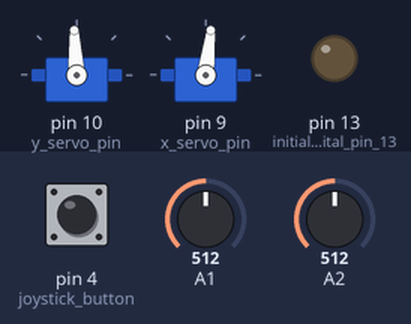
Bench run of a sketch on a simulated Arduino Uno, built with avr-gcc and run on an emulated ATmega328P. Shown: 2 × servo, output pins drawn as LEDs (lit = HIGH). The test bench sets the inputs (shaded band); at power-on: A2 = 512, pin 4 (joystick_button) LOW, A1 = 512.

Above: at 1.2 s.
1.3 s: A2 set to 784
2.8 s: A2 set to 813
At 4.0 s:
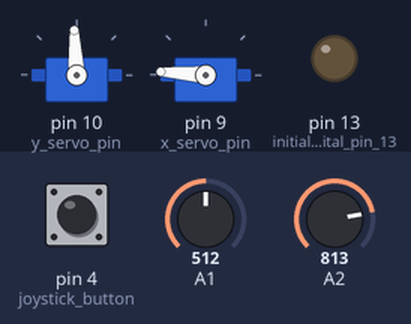
4.7 s: pin 4 (joystick_button) pulled HIGH for 3.2 s
At 5.1 s:
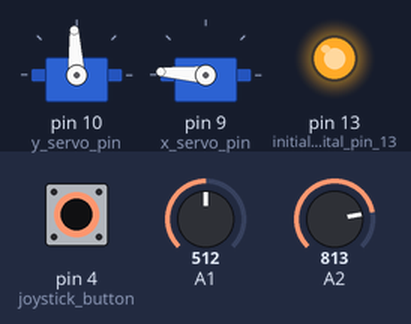
10.2 s: A2 set to 209
11.7 s: A2 set to 184
At 13.8 s:
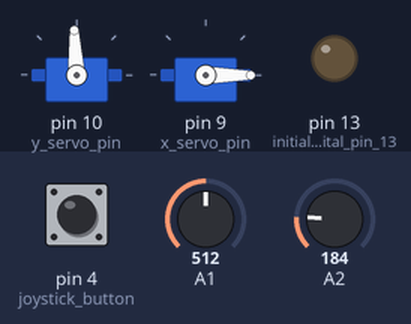
14.1 s: pin 4 (joystick_button) pulled HIGH for 0.15 s
At 14.7 s:
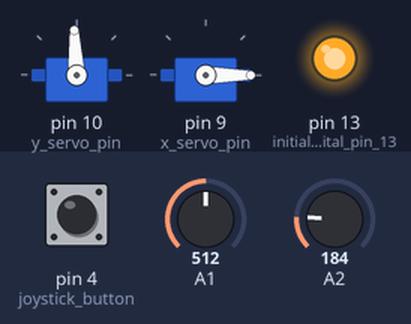
Timing chart, 0 to 17.1 s (numbered marks = the images above; inputs shaded):
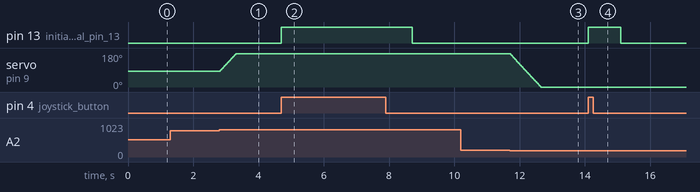

The sketch:

pan_tilt_180_plus_continuous.ino
```cpp
/*
 * Notes on GWS S35/STD countinuous rotation servo:
 *    send 93 for stop
 *    0 is fwd at full speed
 *    180 is backward at full speed
 *    use stop before changing direction
 * Notes on SG-5010 180 rotationa servo:
 *    range = [176, 0]
 *    okay mid with no buzz = 95, 85, 83
*/

#include <Servo.h>
  // global variables:
  const int x_servo_pin = 9, x_servo_min = 0, x_servo_max = 176, default_x_pos = 83;
  const int y_servo_pin = 10, c_servo_stop = 93;
  int x_pos = default_x_pos, y_pos = c_servo_stop;
  Servo x_servo, y_servo;
  const int joystick_button = 4; // digital pin 2 has a pushbutton attached to it

  bool check_button_press(int pin)
{
  int buttonState = digitalRead(pin); // read the input pin:
  //  Serial.println(buttonState); // print out the state of the button:
  return buttonState;
}

void blink(int pin)
{
  digitalWrite(pin, HIGH);   // turn the LED on (HIGH is the voltage level)
  delay(1000);              // wait for a second
  digitalWrite(pin, LOW);    // turn the LED off by making the voltage LOW
}

int which_way_to_turn() // 0 = do_nothing, 1 = right, 2 = left, 3 = up, 4 = down
{
    int x = analogRead(A2); // x axix range (0, 1023) default = 495  - myleft = 1023
    int y = analogRead(A1); // y axix range (0, 1023) default = 520  - mydown = 0

    if(x > 800)
      return 2; // left
    else if (x < 200)
      return 1;
    else if (y > 800)
      return 3;
    else if (y < 200)
      return 4; // down
    else
      return 0;
}
void set_servo_x_position(Servo& x_servo, int& pos, const int joystick_in)
{
  const int turning_speed = 1;
  if(joystick_in == 2) // left
    pos = pos + turning_speed;
  else if(joystick_in == 1) // right
    pos = pos - turning_speed;

  if (pos > x_servo_max)
    pos = x_servo_max;
  else if(pos < x_servo_min)
    pos = x_servo_min;

  x_servo.write(pos);   // tell servo to go to position in variable 'pos'
}


void set_servo_y_position(Servo& c_servo, const int c_stop, const int joystick_in)
{
  const int fwd_speed = 73 , bwd_speed = 113;
  if(joystick_in == 4) // down
    c_servo.write(bwd_speed);
  else if(joystick_in == 3) // up
    c_servo.write(fwd_speed);
  else if(joystick_in == 0 || joystick_in == 1 || joystick_in == 2)
    c_servo.write(c_stop);
}

void setup()
{
  pinMode(13, OUTPUT);  // initialize digital pin 13 as an output. -> in case u need to blink built in LED
  pinMode(joystick_button, INPUT); // make the pushbutton's pin an input:
  Serial.begin(9600); // initialize serial communication at 9600 bits per second: for serial print
  y_servo.attach(y_servo_pin); // attaches the continuous rotation servo on pin x to the servo object
  x_servo.attach(x_servo_pin); // attaches the 180 rotation servo on pin x to the servo object
}

void loop()
{
  int joystick_in = which_way_to_turn(); // print out joystick movments
  // Serial.println(joystick_in);
  // Serial.println(x_pos);
  set_servo_x_position(x_servo, x_pos, joystick_in);
  set_servo_y_position(y_servo, c_servo_stop, joystick_in);

  delay(5);    // waits 15ms for the servo to reach the position

  if(check_button_press(joystick_button))
    blink(13);
}
```

Measured:
- the behaviour switches between 800 and 801 on A2 (found by bisection; images 0 and 1)
- the behaviour switches between 200 and 199 on A2 (found by bisection; images 2 and 3)
- after the input at 1.3 s, every drawn part: stays the same
- after the input at 2.8 s, servo on pin 9 (x_servo_pin): moves from 83° to 176° over 0.49 s, starting at once
- after the input at 4.7 s, pin 13 (initialize_digital_pin_13): LOW → HIGH at once, → LOW 4.0 s later
- after the input at 10.2 s, every drawn part: stays the same
- after the input at 11.7 s, servo on pin 9 (x_servo_pin): moves from 176° to 0° over 0.94 s, starting at once
- after the input at 14.1 s, pin 13 (initialize_digital_pin_13): LOW → HIGH at once, → LOW 1.0 s later
